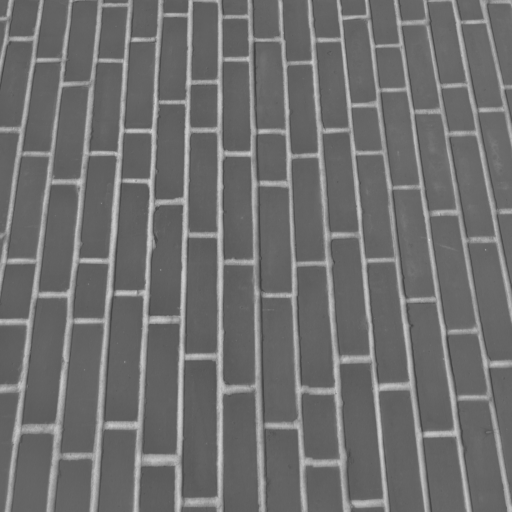
#> input picture image_processing/lbp/chosen_images/brick.png, 512 x 512 px; its folder holds 4 pictures in this run
$ python lbp_features.py
#> lines starting #> are read from the running program, lines starting #| are printed output that depends on the picture
"""
LBP (Local Binary Patterns), basic 8-neighbour method, implemented from scratch.

Steps covered (see assignment LBP tasks 1-7):
  1. lbp()                    -> LBP code for every pixel of a grayscale image
     plot_worked_example()    -> how one brick-wall neighbourhood becomes one code
  2. plot_lbp_images()        -> brick wall: original | LBP image
  3. lbp_histogram()          -> normalised 256-bin histogram of the LBP image
  4. plot_lbp_histograms()    -> brick-wall histogram (log scale, wide figure)
  5. plot_lbp_images()        -> brick wall plus forest, sea and face
  6. plot_lbp_histograms()    -> four histograms for comparison
  7. compare_histograms()     -> pattern types + distances to support the discussion

Optional extension: scene_classes() compares many Intel scene images.

Figures are written to image_processing/lbp/output/.
"""
from pathlib import Path

import matplotlib.pyplot as plt
import numpy as np
from skimage import color, io

# Paths are relative to this file, so the script runs from any working directory
HERE = Path(__file__).resolve().parent
INTEL_DIR = HERE.parent.parent / "data" / "intel-image-classification (1)" / "seg_test" / "seg_test"
CHOSEN_DIR = HERE / "chosen_images"
OUT_DIR = HERE / "output"
OUT_DIR.mkdir(parents=True, exist_ok=True)

# forest/sea: Intel Image Classification (150x150), brick: scikit-image data.brick(),
# face: facial-emotion-recognition set (subject 1, Neutral), cropped to the face.
IMAGES = [
    ("Texture: brick wall", "brick.png"),
    ("Natural scene: forest", "forest_20062.jpg"),
    ("Natural scene: sea", "sea_20106.jpg"),
    ("Face", "face_neutral.jpg"),
]

# Neighbour offsets (dy, dx), clockwise from the top-left. Neighbour i sets bit i (weight 2**i).
OFFSETS = [(-1, -1), (-1, 0), (-1, 1), (0, 1), (1, 1), (1, 0), (1, -1), (0, -1)]


# ----------------------------------------------------------------------------
# Task 1 + 3: LBP image and its histogram
# ----------------------------------------------------------------------------
def load_gray(path):
    """Load an image as 8-bit grayscale (0-255), the classic input for LBP."""
    img = io.imread(path)
    if img.ndim == 3:
        img = color.rgb2gray(img[..., :3])
        return np.round(img * 255).astype(np.uint8)
    return img.astype(np.uint8)


def lbp(img):
    """Basic 8-neighbour LBP.

    For each pixel, every neighbour that is >= the centre gives a 1, otherwise 0.
    The 8 bits are read clockwise from the top-left and summed with weights 2**i,
    giving a code in 0..255. The 1-pixel border has no full neighbourhood and is
    dropped, so the output is (H-2) x (W-2).
    """
    img = img.astype(np.int16)
    h, w = img.shape
    centre = img[1:-1, 1:-1]
    codes = np.zeros((h - 2, w - 2), dtype=np.uint8)
    for bit, (dy, dx) in enumerate(OFFSETS):
        neighbour = img[1 + dy:h - 1 + dy, 1 + dx:w - 1 + dx]
        codes |= (neighbour >= centre).astype(np.uint8) << bit
    return codes


def lbp_histogram(codes):
    """Normalised 256-bin histogram of an LBP image (sums to 1, so image size doesn't matter)."""
    hist = np.bincount(codes.ravel(), minlength=256).astype(float)
    return hist / hist.sum()


# ----------------------------------------------------------------------------
# Helpers for interpreting the 256 codes
# ----------------------------------------------------------------------------
def transitions(code):
    """Number of 0->1 / 1->0 changes when walking once around the circle of 8 bits."""
    bits = [(code >> i) & 1 for i in range(8)]
    return sum(bits[i] != bits[(i + 1) % 8] for i in range(8))


# "Uniform" codes have <= 2 transitions: one connected arc of 1s (58 of the 256 codes).
# Grouping them by number of 1s gives 9 rotation-invariant pattern types; all other codes -> 9.
PATTERN_TYPE = np.array([bin(c).count("1") if transitions(c) <= 2 else 9 for c in range(256)])
PATTERN_NAMES = [
    "0\nbright\nspot", "1\nline\nend", "2\ncorner", "3\ncorner", "4\nedge",
    "5\ncorner", "6\ncorner", "7\nline\nend", "8\nflat /\ndark spot", "9\nnon-\nuniform",
]


def pattern_type_histogram(hist):
    """Collapse a 256-bin LBP histogram into the 10 pattern types above."""
    return np.bincount(PATTERN_TYPE, weights=hist, minlength=10)


def chi_square(a, b, eps=1e-10):
    """Chi-square distance between two histograms (0 = identical). Standard for LBP."""
    return 0.5 * np.sum((a - b) ** 2 / (a + b + eps))


def entropy(hist):
    """Shannon entropy in bits: 0 = one code everywhere, 8 = all 256 codes equally common."""
    p = hist[hist > 0]
    return -np.sum(p * np.log2(p))


# ----------------------------------------------------------------------------
# Task 1: worked example of one code
# ----------------------------------------------------------------------------
def plot_worked_example(img, label):
    """Show how one 3x3 neighbourhood is thresholded and turned into a code."""
    codes = lbp(img)
    # Pick a deterministic, readable example: the middle pixel among those whose code is an edge
    ys, xs = np.nonzero(PATTERN_TYPE[codes] == 4)
    y, x = ys[len(ys) // 2] + 1, xs[len(xs) // 2] + 1  # +1: back to image coordinates
    patch = img[y - 1:y + 2, x - 1:x + 2].astype(int)
    c = patch[1, 1]

    bits = np.full((3, 3), -1)
    weights = np.full((3, 3), -1)
    for bit, (dy, dx) in enumerate(OFFSETS):
        bits[1 + dy, 1 + dx] = int(patch[1 + dy, 1 + dx] >= c)
        weights[1 + dy, 1 + dx] = 2 ** bit
    code = int(np.sum(bits[bits >= 0] * weights[weights >= 0]))
    assert code == codes[y - 1, x - 1]

    fig, axes = plt.subplots(1, 4, figsize=(14, 3.6))
    axes[0].imshow(img, cmap="gray")
    axes[0].add_patch(plt.Rectangle((x - 6, y - 6), 12, 12, ec="red", fc="none", lw=2))
    axes[0].set_title(f"{label}\n(pixel at red box)")
    axes[0].axis("off")

    grids = [
        (patch, f"1. Grayscale values\n(centre = {c})", lambda v: str(v)),
        (bits, f"2. Neighbour >= {c} ?", lambda v: "" if v < 0 else str(v)),
        (weights, "3. Weights (clockwise)", lambda v: "" if v < 0 else str(v)),
    ]
    for ax, (grid, title, fmt) in zip(axes[1:], grids):
        ax.imshow(np.zeros((3, 3)), cmap="Greys", vmin=0, vmax=1)
        for (i, j), v in np.ndenumerate(grid):
            ax.text(j, i, fmt(v), ha="center", va="center", fontsize=16,
                    color="red" if (i, j) == (1, 1) else "black")
        ax.set_xticks(np.arange(-.5, 3), minor=True)
        ax.set_yticks(np.arange(-.5, 3), minor=True)
        ax.grid(which="minor", color="k", lw=1.5)
        ax.tick_params(which="both", length=0, labelbottom=False, labelleft=False)
        ax.set_title(title)

    bitstring = "".join(str(bits[1 + dy, 1 + dx]) for dy, dx in reversed(OFFSETS))
    fig.suptitle(f"LBP code = sum(bit x weight) = {bitstring}b = {code}", y=0.02, va="bottom")
    fig.tight_layout(rect=(0, 0.08, 1, 1))
    fig.savefig(OUT_DIR / "1_worked_example.png", dpi=120)
    plt.close(fig)


# ----------------------------------------------------------------------------
# Task 2 + 5: original and LBP images in a wide figure
# ----------------------------------------------------------------------------
def plot_lbp_images(images, filename="2_lbp_images.png"):
    results = []
    columns = min(2, len(images))
    rows = (len(images) + columns - 1) // columns
    fig = plt.figure(figsize=(14, 7), layout="constrained")
    groups = fig.subfigures(rows, columns, squeeze=False)
    for group, (label, img) in zip(groups.flat, images):
        codes = lbp(img)
        hist = lbp_histogram(codes)
        results.append((label, img, codes, hist))

        group.suptitle(f"{label} ({img.shape[1]}x{img.shape[0]})")
        row = group.subplots(1, 2)
        row[0].imshow(img, cmap="gray")
        row[0].set_title("Original")
        row[1].imshow(codes, cmap="gray", vmin=0, vmax=255)
        row[1].set_title("LBP image (code 0-255)")
        for ax in row[:2]:
            ax.axis("off")

    fig.savefig(OUT_DIR / filename, dpi=120)
    plt.close(fig)
    return results


# ----------------------------------------------------------------------------
# Task 4 + 6: one demonstration histogram, then all four for comparison
# ----------------------------------------------------------------------------
def plot_lbp_histograms(results, filename="3_lbp_histograms.png"):
    columns = min(2, len(results))
    rows = (len(results) + columns - 1) // columns
    fig, axes = plt.subplots(rows, columns, figsize=(14, 4 if len(results) == 1 else 7), squeeze=False,
                             sharex=True, sharey=True)
    for ax, (label, img, codes, hist) in zip(axes.flat, results):
        ax.bar(np.arange(256), hist, width=1.0)
        ax.set_yscale("log")
        ax.set_ylim(1e-5, 1)
        ax.set_xlim(-1, 256)
        ax.set_xticks([0, 31, 63, 127, 191, 255])
        ax.set_xlabel("LBP code")
        ax.set_ylabel("share of pixels (log)")
        ax.tick_params(labelbottom=True, labelleft=True)
        ax.set_title(f"{label}\nLBP histogram - entropy {entropy(hist):.2f} bits")

        top = np.argsort(hist)[::-1][:3]
        print(f"{label:24s} uniform {pattern_type_histogram(hist)[:9].sum():5.1%}  "
              f"code255 {hist[255]:5.1%}  code0 {hist[0]:5.1%}  entropy {entropy(hist):.2f}  "
              f"top: " + ", ".join(f"{c} ({c:08b}) {hist[c]:.1%}" for c in top))
    for ax in list(axes.flat)[len(results):]:
        ax.axis("off")
    fig.tight_layout()
    fig.savefig(OUT_DIR / filename, dpi=120)
    plt.close(fig)


# ----------------------------------------------------------------------------
# Task 6 + 7: compare histograms between images
# ----------------------------------------------------------------------------
def compare_histograms(results):
    labels = [r[0] for r in results]
    hists = [r[3] for r in results]
    types = np.array([pattern_type_histogram(h) for h in hists])

    n = len(hists)
    dist = np.array([[chi_square(hists[i], hists[j]) for j in range(n)] for i in range(n)])

    fig, axes = plt.subplots(1, 2, figsize=(17, 5.5), layout="constrained",
                             gridspec_kw=dict(width_ratios=[2, 1]))
    width = 0.8 / n
    for i, (label, t) in enumerate(zip(labels, types)):
        axes[0].bar(np.arange(10) + (i - (n - 1) / 2) * width, t, width, label=label)
    axes[0].set_xticks(np.arange(10), PATTERN_NAMES)
    axes[0].set_ylabel("share of pixels")
    axes[0].set_title("256 codes grouped into pattern types (number of neighbours >= centre)")
    axes[0].legend()

    im = axes[1].imshow(dist, cmap="viridis_r")
    short = [l.split(": ")[-1] for l in labels]
    axes[1].set_xticks(range(n), short, rotation=30)
    axes[1].set_yticks(range(n), short)
    for (i, j), v in np.ndenumerate(dist):
        axes[1].text(j, i, f"{v:.2f}", ha="center", va="center", color="w" if v > dist.max() / 2 else "k")
    axes[1].set_title("Chi-square distance between\n256-bin histograms (0 = identical)")
    fig.colorbar(im, ax=axes[1], fraction=0.046)
    fig.savefig(OUT_DIR / "3_histogram_comparison.png", dpi=120)
    plt.close(fig)

    print("\nPattern-type shares (columns 0..9):")
    for label, t in zip(labels, types):
        print(f"  {label:24s} " + " ".join(f"{v:5.1%}" for v in t))
    print("\nChi-square distances:")
    for label, row in zip(labels, dist):
        print(f"  {label:24s} " + " ".join(f"{v:.3f}" for v in row))


def scene_classes(n_per_class=50, seed=0):
    """Does LBP separate scene types? Mean distance within vs between Intel classes."""
    rng = np.random.default_rng(seed)
    classes = sorted(p.name for p in INTEL_DIR.iterdir() if p.is_dir())
    hists = {}
    for c in classes:
        files = sorted((INTEL_DIR / c).glob("*.jpg"))
        picks = rng.choice(len(files), n_per_class, replace=False)
        hists[c] = np.array([lbp_histogram(lbp(load_gray(files[i]))) for i in picks])

    k = len(classes)
    dist = np.zeros((k, k))
    for a in range(k):
        for b in range(k):
            d = [chi_square(x, y) for x in hists[classes[a]] for y in hists[classes[b]]]
            if a == b:  # leave out each image compared with itself
                d = [v for v in d if v > 0]
            dist[a, b] = np.mean(d)

    fig, axes = plt.subplots(1, 2, figsize=(17, 5.5), layout="constrained",
                             gridspec_kw=dict(width_ratios=[2, 1]))
    width = 0.8 / k
    for i, c in enumerate(classes):
        t = np.array([pattern_type_histogram(h) for h in hists[c]]).mean(axis=0)
        axes[0].bar(np.arange(10) + (i - (k - 1) / 2) * width, t, width, label=c)
    axes[0].set_xticks(np.arange(10), PATTERN_NAMES)
    axes[0].set_ylabel("mean share of pixels")
    axes[0].set_title(f"Intel scenes: mean pattern types ({n_per_class} images per class)")
    axes[0].legend()

    im = axes[1].imshow(dist, cmap="viridis_r")
    axes[1].set_xticks(range(k), classes, rotation=30)
    axes[1].set_yticks(range(k), classes)
    for (i, j), v in np.ndenumerate(dist):
        axes[1].text(j, i, f"{v:.2f}", ha="center", va="center",
                     color="w" if v > dist.max() * 0.9 else "k", fontweight="bold" if i == j else None)
    axes[1].set_title("Mean chi-square distance\n(diagonal = within class)")
    fig.colorbar(im, ax=axes[1], fraction=0.046)
    fig.savefig(OUT_DIR / "4_scene_classes.png", dpi=120)
    plt.close(fig)

    print("\nIntel classes, mean chi-square (row vs column):")
    print("  " + " " * 10 + " ".join(f"{c[:8]:>8s}" for c in classes))
    for c, row in zip(classes, dist):
        print(f"  {c:10s}" + " ".join(f"{v:8.3f}" for v in row))


if __name__ == "__main__":
    images = [(label, load_gray(CHOSEN_DIR / name)) for label, name in IMAGES]
#> in load_gray, img is the input picture: shape (512, 512); min 63, max 207, mean 111.5
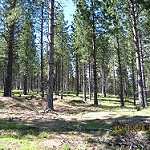
#> input picture image_processing/lbp/chosen_images/forest_20062.jpg, 150 x 150 px
#> in load_gray, img is the input picture: shape (150, 150, 3); mean R, G, B 115.4, 122.8, 110.5
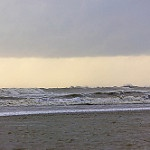
#> input picture image_processing/lbp/chosen_images/sea_20106.jpg, 150 x 150 px
#> in load_gray, img is the input picture: shape (150, 150, 3); mean R, G, B 155.3, 150.4, 147.7
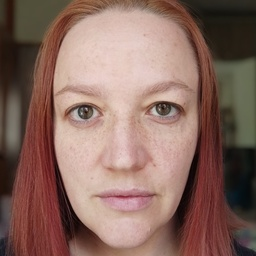
#> input picture image_processing/lbp/chosen_images/face_neutral.jpg, 256 x 256 px
#> in load_gray, img is the input picture: shape (256, 256, 3); mean R, G, B 135.8, 104.9, 95.1
#> in load_gray (call 4), `img = color.rgb2gray(img[..., :3])`:
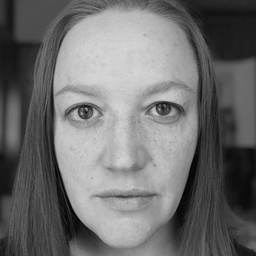
#> img: shape (256, 256) float64; min 0.01, max 0.844, mean 0.434
#> images = 4 items

    # Tasks 1-4: introduce the method using only the brick wall.
    label, img = images[0]
#> label = 'Texture: brick wall'
    plot_worked_example(img, label)
#> after the loop in lbp, `for bit, (dy, dx) in enumerate(OFFSETS):`:
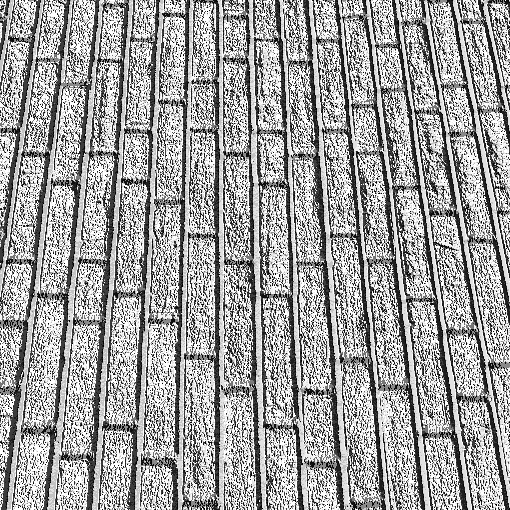
#> codes: shape (510, 510); min 0, max 255, mean 159.6
#> in plot_worked_example, `y, x = ys[len(ys) // 2] + 1, xs[len(xs) // 2] + 1`: y = 251; x = 221
#> in plot_worked_example, `patch = img[y - 1:y + 2, x - 1:x + 2].astype(int)`: patch = [[188, 165, 137], [186, 170, 141], [187, 171, 142]]
#> in plot_worked_example, `c = patch[1, 1]`: c = 170
#> after the loop in plot_worked_example, `for bit, (dy, dx) in enumerate(OFFSETS):`: bits = [[1, 0, 0], [1, -1, 0], [1, 1, 0]]; weights = [[1, 2, 4], [128, -1, 8], [64, 32, 16]]
#> in plot_worked_example, `code = int(np.sum(bits[bits >= 0] * weights[weights >= 0]))`: code = 225
#> the loop in plot_worked_example, `for ax, (grid, title, fmt) in zip(axes[1:], grids):` made 3 passes
#> (grid, title) on passes 2 to 3: ([[1, 0, 0], [1, -1, 0], [1, 1, 0]], '2. Neighbour >= 170 ?'), ([[1, 2, 4], [128, -1, 8], [64, 32, 16]], '3. Weights (clockwise)')
#> grid on pass 1: [[188, 165, 137], [186, 170, 141], [187, 171, 142]]
    example_results = plot_lbp_images(images[:1], filename="2_brick_lbp.png")
#> after the loop in plot_lbp_images, `for group, (label, img) in zip(groups.flat, images):`: results = 1 item
#> example_results = 1 item
    plot_lbp_histograms(example_results, filename="4_brick_histogram.png")
#> in plot_lbp_histograms, `columns = min(2, len(results))`: columns = 1
#> the loop in plot_lbp_histograms, `for ax, (label, img, codes, hist) in zip(axes.flat, results):` made 1 pass
#> (label, top) on pass 1: ('Texture: brick wall', [255, 30, 225])
#| Texture: brick wall      uniform 83.9%  code255 19.0%  code0  2.2%  entropy 5.90  top: 255 (11111111) 19.0%, 30 (00011110) 4.5%, 225 (11100001) 4.2%

    # Tasks 5-7: compare the same brick wall with three additional images.
    results = plot_lbp_images(images)
#> call 2 of plot_lbp_images, with filename = '2_lbp_images.png'
#> in plot_lbp_images (call 2), `columns = min(2, len(images))`: columns = 2
#> the loop in plot_lbp_images (call 2), `for group, (label, img) in zip(groups.flat, images):` made 4 passes
#> (label, h in lbp, w in lbp) on passes 1 to 4: ('Texture: brick wall', 512, 512), ('Natural scene: forest', 150, 150), ('Natural scene: sea', 150, 150), ('Face', 256, 256)
#> after the loop in plot_lbp_images (call 2), `for group, (label, img) in zip(groups.flat, images):`:
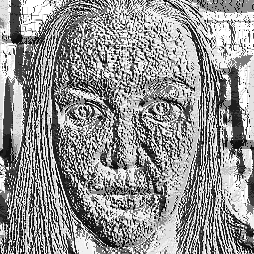
#> codes: shape (254, 254); min 0, max 255, mean 147.1
#> after the loop in plot_lbp_images (call 2), `for group, (label, img) in zip(groups.flat, images):`: results = 4 items
#> results = 4 items
    plot_lbp_histograms(results)
#> the loop in plot_lbp_histograms (call 2), `for ax, (label, img, codes, hist) in zip(axes.flat, results):` made 4 passes
#> (label, top) on passes 1 to 4: ('Texture: brick wall', [255, 30, 225]), ('Natural scene: forest', [255, 0, 247]), ('Natural scene: sea', [255, 248, 0]), ('Face', [255, 225, 60])
#| Texture: brick wall      uniform 83.9%  code255 19.0%  code0  2.2%  entropy 5.90  top: 255 (11111111) 19.0%, 30 (00011110) 4.5%, 225 (11100001) 4.2%
#| Natural scene: forest    uniform 63.8%  code255  9.5%  code0  8.7%  entropy 6.94  top: 255 (11111111) 9.5%, 0 (00000000) 8.7%, 247 (11110111) 1.8%
#| Natural scene: sea       uniform 81.5%  code255 17.9%  code0  3.9%  entropy 5.97  top: 255 (11111111) 17.9%, 248 (11111000) 4.7%, 0 (00000000) 3.9%
#| Face                     uniform 83.0%  code255  9.5%  code0  2.9%  entropy 6.34  top: 255 (11111111) 9.5%, 225 (11100001) 3.8%, 60 (00111100) 3.6%
    compare_histograms(results)
#> in compare_histograms, `labels = [r[0] for r in results]`: labels = ['Texture: brick wall', 'Natural scene: forest', 'Natural scene: sea', 'Face']
#> in compare_histograms, `hists = [r[3] for r in results]`: hists = 4 items
#> in compare_histograms, `n = len(hists)`: n = 4
#> in compare_histograms, `dist = np.array([[chi_square(hists[i], hists[j]) for j in range(n)] fo..`: dist = [[0, 0.201, 0.213, 0.0495], [0.201, 0, 0.168, 0.181], [0.213, 0.168, 0, 0.196], [0.0495, 0.181, 0.196, 0]]
#> in compare_histograms, `width = 0.8 / n`: width = 0.2
#> the loop in compare_histograms, `for i, (label, t) in enumerate(zip(labels, types)):` made 4 passes
#> in compare_histograms, `short = [l.split(": ")[-1] for l in labels]`: short = ['brick wall', 'forest', 'sea', 'Face']
#> the loop in compare_histograms, `for (i, j), v in np.ndenumerate(dist):` made 16 passes
#> (i, j, v) on passes 2 to 13: (0, 1, 0.201), (0, 2, 0.213), (0, 3, 0.0495), (1, 0, 0.201), (1, 1, 0), (1, 2, 0.168), (1, 3, 0.181), (2, 0, 0.213), (2, 1, 0.168), (2, 2, 0), (2, 3, 0.196), (3, 0, 0.0495)
#> (j, v) on pass 1: (0, 0)
#> in compare_histograms, `plt.close(fig)`:
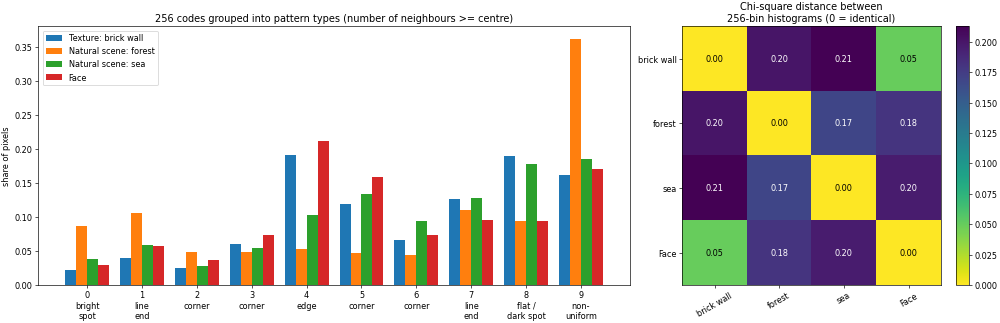
#> figure drawn by matplotlib, 3 panels; panel 1: tallest bar 0.191 high, from x = 3.6 to 3.8; panel 1: tallest bar 0.362 high, from x = 8.8 to 9; panel 1: tallest bar 0.185 high, from x = 9 to 9.2
#> the loop in compare_histograms, `for label, t in zip(labels, types):` made 4 passes
#|   Texture: brick wall       2.2%  4.0%  2.5%  6.0% 19.1% 11.9%  6.7% 12.6% 19.0% 16.1%
#|   Natural scene: forest     8.7% 10.6%  4.9%  4.9%  5.3%  4.7%  4.4% 11.0%  9.5% 36.2%
#|   Natural scene: sea        3.9%  5.9%  2.7%  5.4% 10.2% 13.3%  9.4% 12.8% 17.9% 18.5%
#|   Face                      2.9%  5.8%  3.6%  7.3% 21.2% 15.8%  7.4%  9.5%  9.5% 17.0%
#> the loop in compare_histograms, `for label, row in zip(labels, dist):` made 4 passes
#|   Texture: brick wall      0.000 0.201 0.213 0.050
#|   Natural scene: forest    0.201 0.000 0.168 0.181
#|   Natural scene: sea       0.213 0.168 0.000 0.196
#|   Face                     0.050 0.181 0.196 0.000
    scene_classes()
#> (the run stopped early here; a loop or call above may not have finished)
